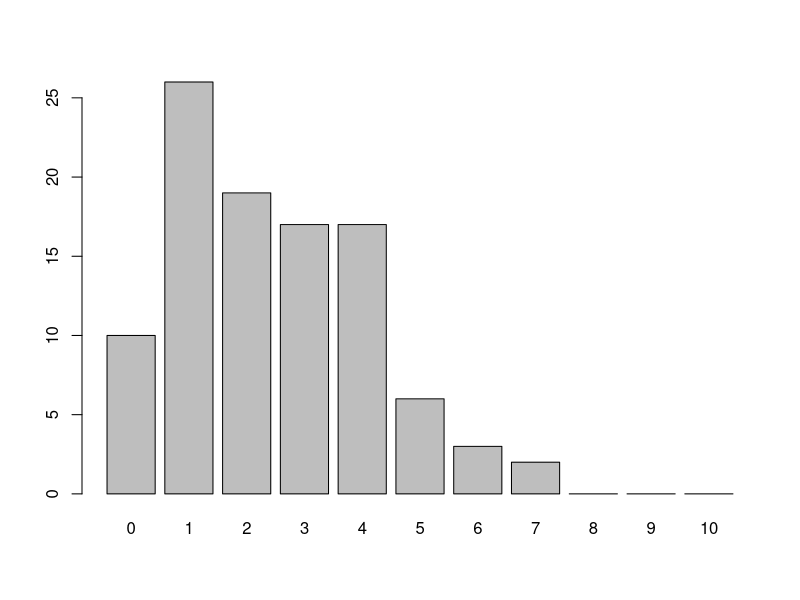
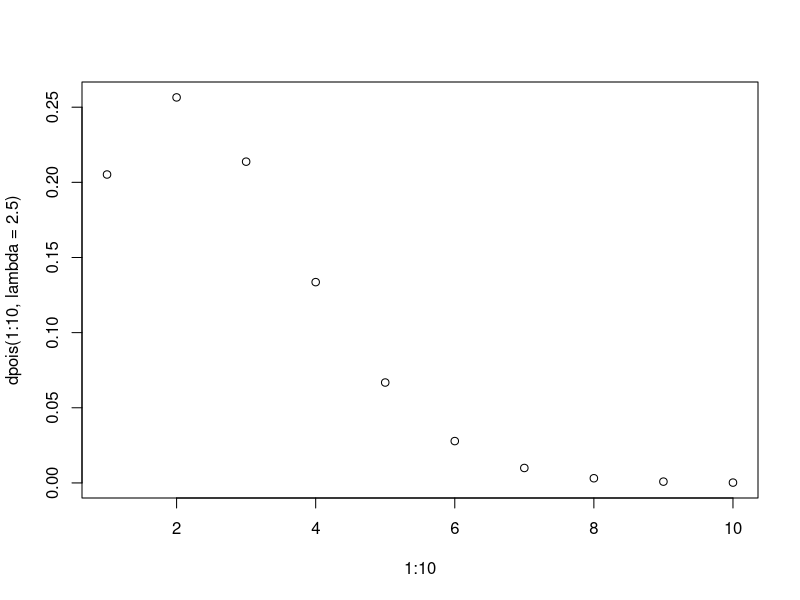

Source code (R) for these figures, in order:
set.seed(1001)
# Make a 1-ha 'habitat' and randomly distribute T seedlings in it
T <- 500
x <- runif(T,0,100) # x coordinate
y <- runif(T,0,100) # y coordinate
# Now take samples from 50 sq.m circular plots
r <- sqrt(50/pi) # The plots are of radius r
# Sample N plots and put seedling counts into vector Counts
N <- 100
Counts <- numeric(N)
px <- runif(N,4,96) # Account for edges
py <- runif(N,4,96) # Account for edges
# Count number of seedlings in each plot
for (i in 1:N){
  # Calculate the distance between each seedling and the center of plot i
  D <- sqrt((px[i]-x)^2+(py[i]-y)^2)
  # How many are within a distance r?
  In <- 1*(D<r)
  # Count them!
  Counts[i] <- sum(In)
}
f <- factor(Counts,levels=0:10)
plot(f)

mean(Counts)
var(Counts)
#does it match a poisson distribution?
plot(1:10, dpois(1:10, lambda=2.5))
#can increase sample size to make it fit the distritbution even more
